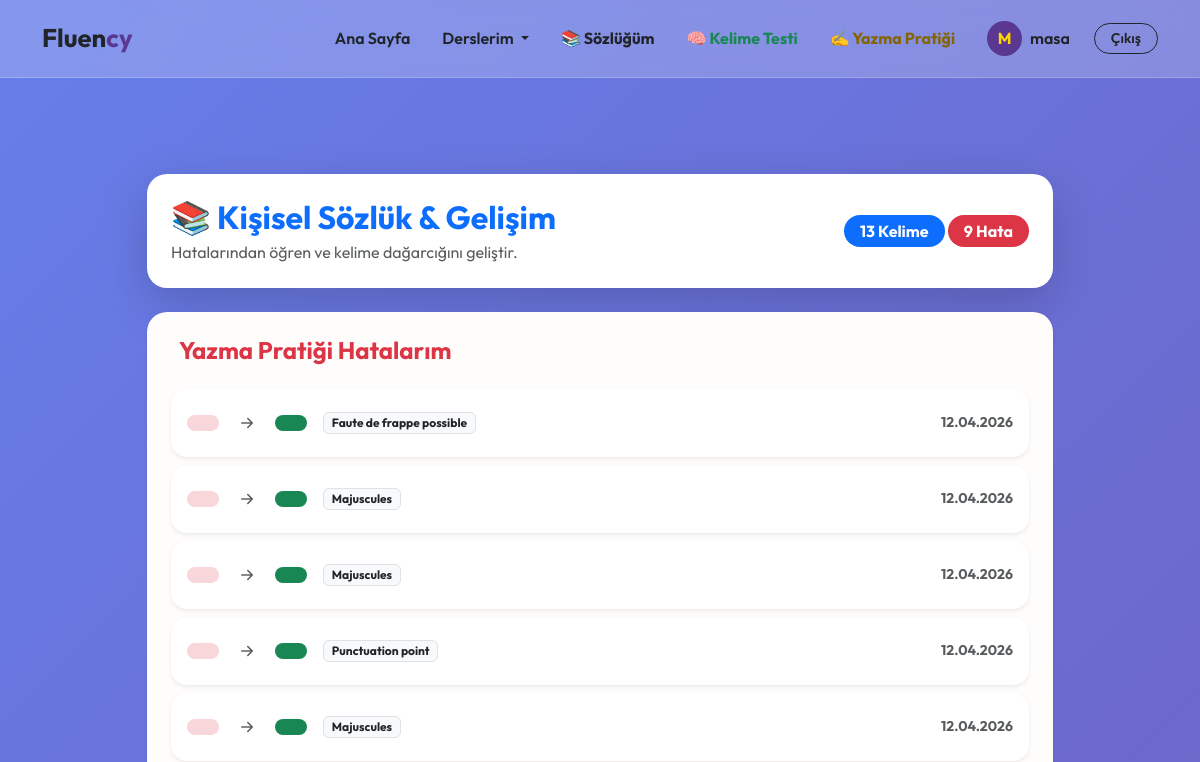
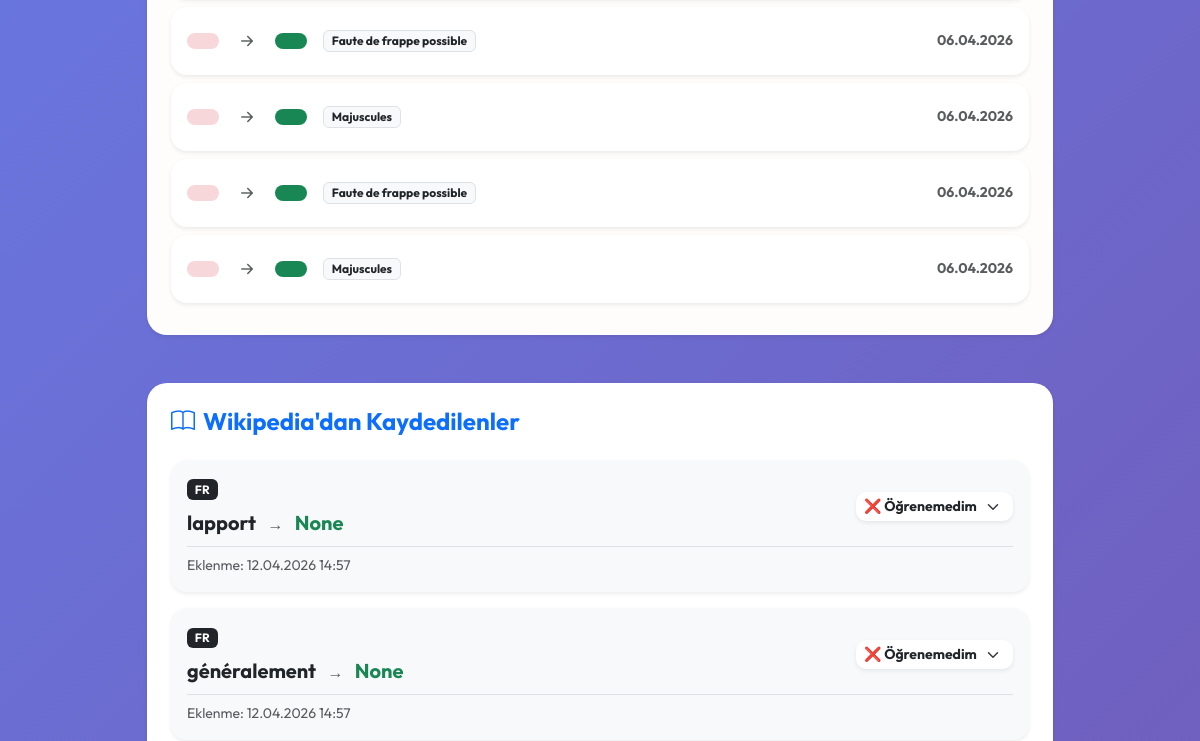
/vocab/dictionary/ (signed in, upper part), run on an earlier commit of the app's database (2 pictures, top to bottom).
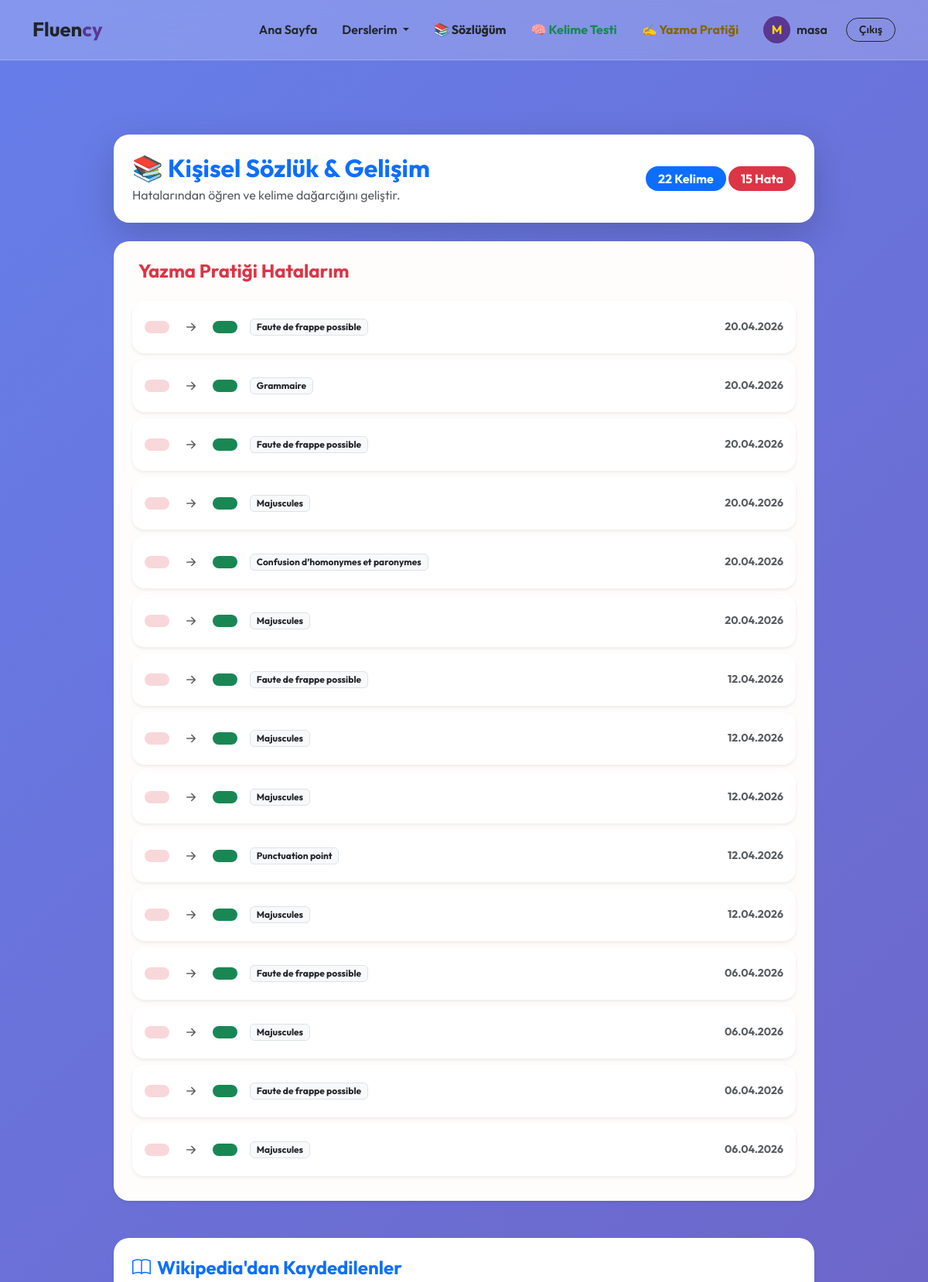
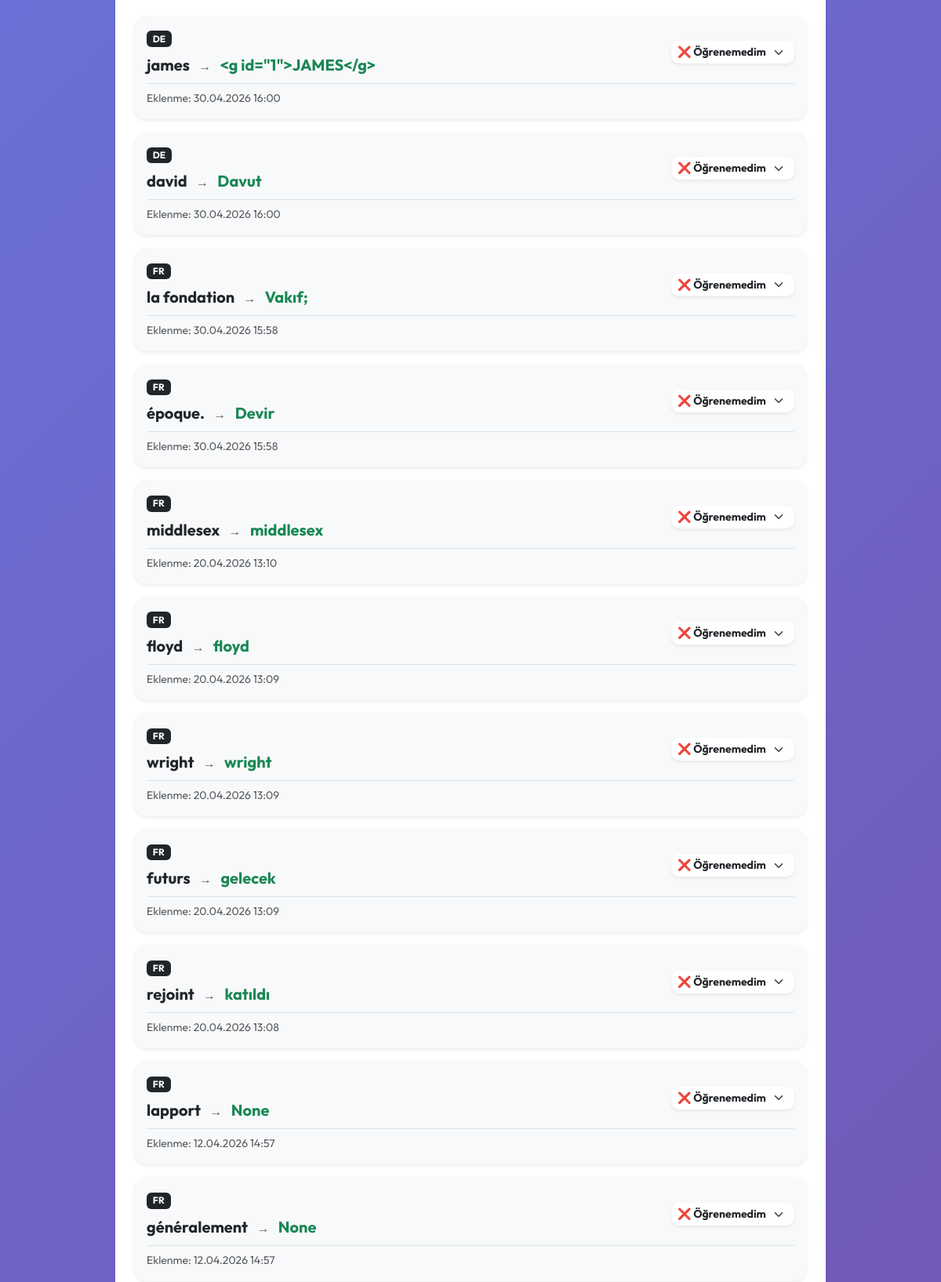
And on a later commit of the database (2 pictures, top to bottom).
### languages/models.py (models this page shows, shortened)
class WritingErrorLog(models.Model):
    user = models.ForeignKey(
        settings.AUTH_USER_MODEL,
        on_delete=models.CASCADE
    )
    language_code = models.CharField(max_length=5)
    original_text = models.TextField()
    error_message = models.TextField()
    correct_version = models.TextField()
    error_type = models.CharField(max_length=50)
    created_at = models.DateTimeField(auto_now_add=True)

### vocabulary/models.py (models this page shows, shortened)
class SavedWord(models.Model):
    STATUS_CHOICES = [
        ('learning', 'Öğreniyorum ⏳'),
        ('review', 'Tekrar Et 🔄'),
        ('learned', 'Öğrendim ✅'),
    ]
    user = models.ForeignKey(settings.AUTH_USER_MODEL, on_delete=models.CASCADE)
    word = models.CharField(max_length=100)
    turkish_meaning = models.CharField(max_length=150, blank=True, null=True)
    language = models.CharField(max_length=5)
    status = models.CharField(max_length=20, choices=STATUS_CHOICES, default='learning')
    added_at = models.DateTimeField(auto_now_add=True)
    updated_at = models.DateTimeField(auto_now=True)

### vocabulary/views.py (the view)
# urls.py: path('dictionary/', views.my_dictionary, name='my_dictionary'),
@login_required
def my_dictionary(request):
    return render(request, 'vocabulary/my_dictionary.html', {
        'words': SavedWord.objects.filter(user=request.user).order_by('-updated_at'),
        'writing_errors': WritingErrorLog.objects.filter(user=request.user).order_by('-created_at')
    })

### users/context_processors.py (called while the page is built)
def global_user_languages(request):
    if request.user.is_authenticated:
        languages = request.user.languages.all()
        return {'user_languages': languages}
    return {}

### vocabulary/templates/vocabulary/my_dictionary.html (shortened to what the changed rows need)
{% extends "base.html" %}
{% block content %}
<div class="container mt-5">
    <div class="row justify-content-center">
        <div class="col-md-10">
            <div class="card border-0 shadow-lg p-4 mb-4" style="border-radius: 20px; background: white;">
                <div class="d-flex justify-content-between align-items-center">
                    <div>
                        <h2 class="fw-bold text-primary mb-1">📚 Kişisel Sözlük & Gelişim</h2>
                    </div>
                    <div class="text-end">
                        <span class="badge bg-primary rounded-pill px-3 py-2 fs-6">{{ words|length }} Kelime</span>
                        <span class="badge bg-danger rounded-pill px-3 py-2 fs-6">{{ writing_errors|length }} Hata</span>
                    </div>
                </div>
            </div>
            <div class="card border-0 shadow-sm p-4 mb-5" style="border-radius: 20px; background-color: #fffcfc;">
                <div class="list-group">
                    {% for error in writing_errors %}
                    <div class="list-group-item d-flex justify-content-between align-items-center p-3 mb-2 rounded-4 border-0 shadow-sm" style="background: white;">
                        <div class="d-flex align-items-center">
                            <span class="badge bg-danger-subtle text-danger px-3 py-2 rounded-3 fw-bold text-decoration-line-through">
                            </span>
                            <i class="bi bi-arrow-right-short mx-3 fs-4 text-muted"></i>
                            <span class="badge bg-success text-white px-3 py-2 rounded-3 fw-bold">
                            </span>
                            {% if error.error_type %}
                            <span class="ms-3 badge bg-light text-dark border small">{{ error.error_type }}</span>
                            {% endif %}
                        </div>
                        <div class="text-end">
                            <small class="text-muted d-block fw-bold">{{ error.created_at|date:"d.m.Y" }}</small>
                        </div>
                    </div>
                    {% empty %}
                    <div class="text-center py-4">
                        <p class="text-muted">Henüz kayıtlı bir yazma hatası bulunmuyor. Devam et! 🚀</p>
                    </div>
                    {% endfor %}
                </div>
            </div>
            <div class="card border-0 shadow-sm p-4" style="border-radius: 20px;">
                <div class="list-group">
                    {% for word in words %}
                    <div class="list-group-item p-3 mb-3 rounded-4 shadow-sm border-0" style="background-color: #f8f9fa;">
                        <div class="d-flex justify-content-between align-items-center">
                            <div>
                                <span class="badge bg-dark mb-2">{{ word.language|upper }}</span><br>
                                <span class="fs-5 fw-bold">{{ word.word }}</span>
                                <span class="mx-2 text-muted">→</span>
                                <span class="text-success fw-bold fs-5">{{ word.turkish_meaning }}</span>
                            </div>
                            <div class="text-end">
                                <select class="form-select form-select-sm border-0 shadow-sm fw-bold status-select"
                                        data-word-id="{{ word.id }}"
                                        style="border-radius: 10px; min-width: 150px;">
                                    <option value="not_learned" {% if word.status == 'not_learned' %}selected{% endif %}>❌ Öğrenemedim</option>
                                </select>
                            </div>
                        </div>
                        <div class="mt-2 pt-2 border-top d-flex justify-content-between">
                            <small class="text-muted">Eklenme: {{ word.updated_at|date:"d.m.Y H:i" }}</small>
                        </div>
                    </div>
                    {% endfor %}
                </div>
            </div>
        </div>
    </div>
</div>
{% endblock %}

What changed in the data, as far as the page shows it:
added WritingErrorLog: error_type "Faute de frappe possible", created_at "20.04.2026"
added WritingErrorLog: error_type "Grammaire", created_at "20.04.2026"
added WritingErrorLog: error_type "Faute de frappe possible", created_at "20.04.2026"
added WritingErrorLog: error_type "Majuscules", created_at "20.04.2026"
added WritingErrorLog: error_type "Confusion d’homonymes et paronymes", created_at "20.04.2026"
added WritingErrorLog: error_type "Majuscules", created_at "20.04.2026"
added SavedWord: language "DE", word "james", turkish_meaning "<g id=\"1\">JAMES</g>", id "❌ Öğrenemedim", updated_at "30.04.2026 16:00"
added SavedWord: language "DE", word "david", turkish_meaning "Davut", id "❌ Öğrenemedim", updated_at "30.04.2026 16:00"
added SavedWord: language "FR", word "la fondation", turkish_meaning "Vakıf;", id "❌ Öğrenemedim", updated_at "30.04.2026 15:58"
added SavedWord: language "FR", word "époque.", turkish_meaning "Devir", id "❌ Öğrenemedim", updated_at "30.04.2026 15:58"
added SavedWord: language "FR", word "middlesex", turkish_meaning "middlesex", id "❌ Öğrenemedim", updated_at "20.04.2026 13:10"
added SavedWord: language "FR", word "floyd", turkish_meaning "floyd", id "❌ Öğrenemedim", updated_at "20.04.2026 13:09"
added SavedWord: language "FR", word "wright", turkish_meaning "wright", id "❌ Öğrenemedim", updated_at "20.04.2026 13:09"
added SavedWord: language "FR", word "futurs", turkish_meaning "gelecek", id "❌ Öğrenemedim", updated_at "20.04.2026 13:09"
added SavedWord: language "FR", word "rejoint", turkish_meaning "katıldı", id "❌ Öğrenemedim", updated_at "20.04.2026 13:08"
Also different on the page:
{{ words|length }}: "13" → "22"
{{ writing_errors|length }}: "9" → "15"
